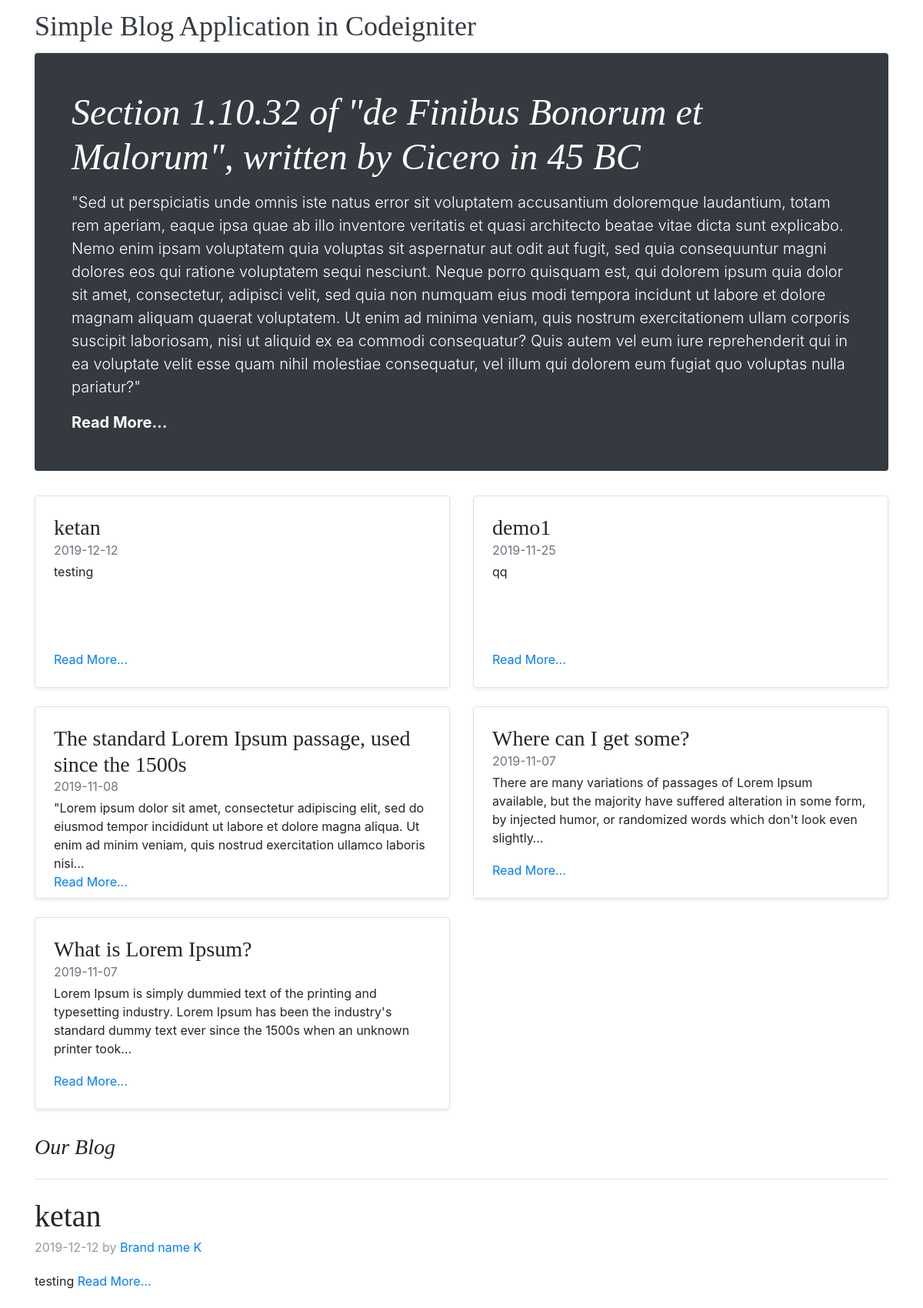
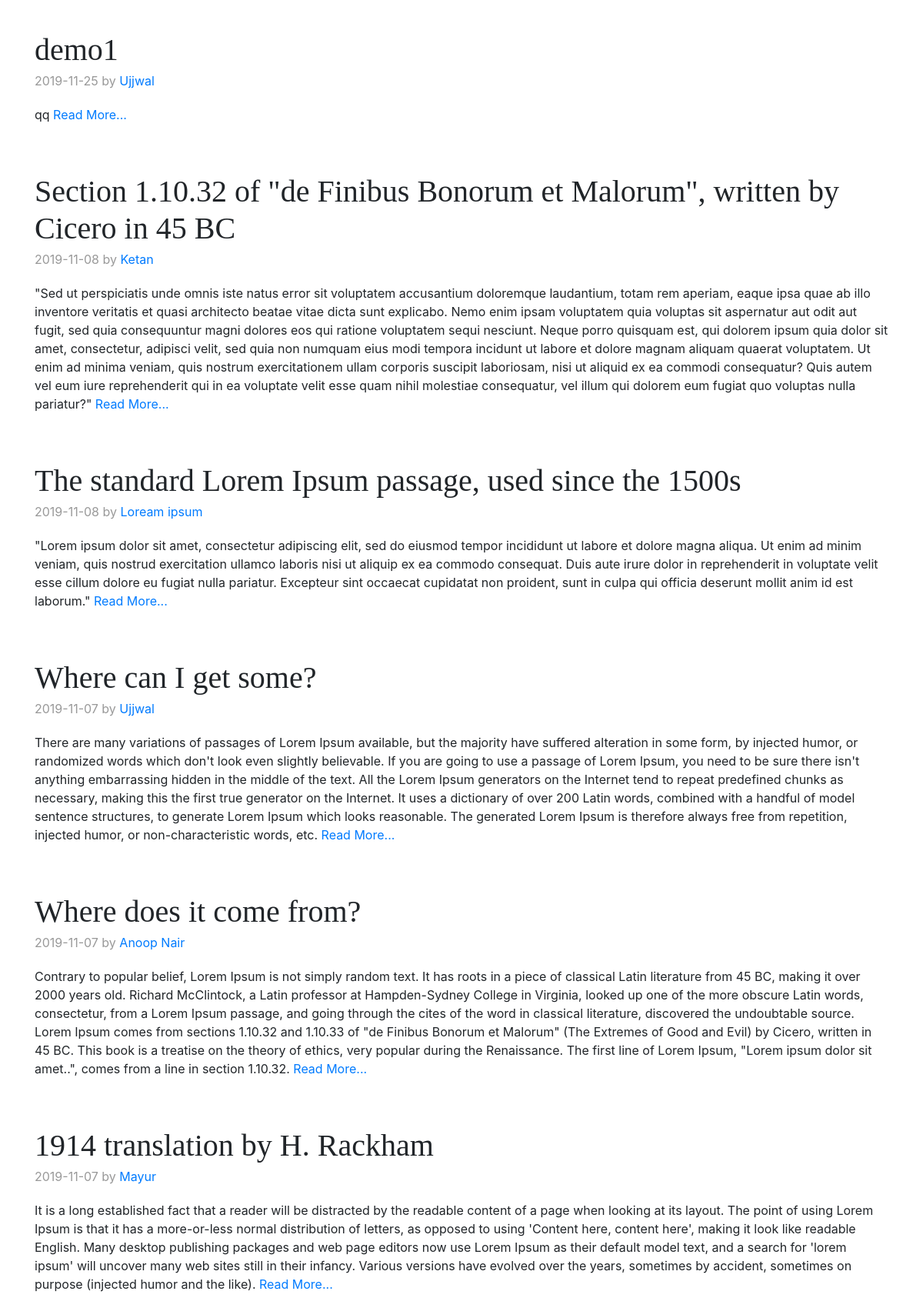
The page / (upper part) on the database its author committed (2 pictures, top to bottom).
### tables this page shows
CREATE TABLE IF NOT EXISTS `blogs` (
  `blog_id` int(11) NOT NULL AUTO_INCREMENT,
  `title` varchar(255) NOT NULL,
  `desc` text NOT NULL,
  `author` varchar(50) NOT NULL,
  `special` enum('promo','featured') NOT NULL,
  `created_at` date NOT NULL,
  PRIMARY KEY (`blog_id`)
);

### application/controllers/Home.php (called while the page is built, shortened)
<?php
class Home extends CI_Controller{
	public function index(){
		$this->load->model('Blog_model');
		$this->load->helper('text');
		$data = array();
		$allBlogs = $this->Blog_model->getAllBlogs();
		$FeaturedBlogs = $this->Blog_model->getFeaturedBlogs();
		$PromoBlog = $this->Blog_model->getPromoBlogs();
		$data['allBlogs'] = $allBlogs;
		$data['FeaturedBlogs'] = $FeaturedBlogs;
		$data['PromoBlog'] = $PromoBlog;
		$this->load->view('home',$data);
	}
}
?>

### index.php (called while the page is built, shortened)
<?php
require_once BASEPATH.'core/CodeIgniter.php';

### application/models/Blog_model.php (called while the page is built, shortened)
<?php
class Blog_model extends CI_Model{
	function getAllBlogs(){
		$this->db->order_by('blog_id','DESC');
		$blogs = $this->db->get('blogs')->result_array();
		return $blogs;
	}
	function getFeaturedBlogs(){
		$this->db->where('special','featured');
		$this->db->order_by('blog_id','DESC');
		$blogs = $this->db->get('blogs')->result_array();
		return $blogs;
	}
	function getPromoBlogs(){
		$this->db->where('special','promo');
		$this->db->order_by('blog_id','DESC');
		$this->db->limit(1);
		$blogs = $this->db->get('blogs')->row_array();
		return $blogs;
	}
}
?>

### application/views/home.php (the view, shortened to what this page needs)
<!doctype html>
<html lang="en">
  <head>
    <link rel="stylesheet" href="<?php echo base_url() ?>/assets/css/bootstrap.min.css">
    <link href="<?php echo base_url().'assets/css/blog.css' ?>" rel="stylesheet">
  </head>
  <body>
    <div class="container">
  <header class="blog-header py-3">
    <div class="row flex-nowrap justify-content-between align-items-center">
      <div class="col-12">
        <a class="blog-header-logo text-dark" href="#">Simple Blog Application in Codeigniter</a>
      </div>
    </div>
  </header>
  <div class="jumbotron p-4 p-md-5 text-white rounded bg-dark">
    <div class="col-md-12 px-0">
      <h1 class="display-4 font-italic"><?php echo $PromoBlog['title']; ?></h1>
      <p class="lead my-3"><?php echo $PromoBlog['desc']; ?></p>
      <p class="lead mb-0"><a href="<?php echo base_url().'home/blogDetail/'.$PromoBlog['blog_id']; ?>" class="text-white font-weight-bold">Read More...</a></p>
    </div>
  </div>
  <div class="row mb-2">
    <?php foreach($FeaturedBlogs as $featuredBlog){ ?>
    <div class="col-md-6">
      <div class="row no-gutters border rounded overflow-hidden flex-md-row mb-4 shadow-sm h-md-250 position-relative">
        <div class="col p-4 d-flex flex-column position-static">
          <h3 class="mb-0"><?php echo $featuredBlog['title']; ?></h3>
          <div class="mb-1 text-muted"><?php echo $featuredBlog['created_at']; ?></div>
          <p class="card-text mb-auto"><?php echo word_limiter($featuredBlog['desc'],30) ?></p>
          <a href="<?php echo base_url().'home/blogDetail/'.$featuredBlog['blog_id']; ?>" class="stretched-link">Read More...</a>
        </div>
      </div>
    </div>
    <?php } ?>
  </div>
</div>
<main role="main" class="container">
  <div class="row">
    <div class="col-md-12 blog-main">
      <h3 class="pb-4 mb-4 font-italic border-bottom">
        Our Blog
      </h3>
      <?php foreach($allBlogs as $allBlog){ ?>
      <div class="blog-post">
        <h2 class="blog-post-title"><?php echo $allBlog['title']; ?></h2>
        <p class="blog-post-meta"><?php echo $allBlog['created_at']; ?> by <a href="#"><?php echo $allBlog['author']; ?></a></p>
        <?php echo $allBlog['desc']; ?>
        <a href="<?php echo base_url().'home/blogDetail/'.$featuredBlog['blog_id']; ?>" class="stretched-link">Read More...</a>
      </div>
      <?php } ?>
    </div>
  </div>
</main>
</body>
</html>

### assets/css/blog.css (style rules this page uses)
.blog-header { line-height: 1; border-bottom: 1px solid #e5e5e5; }
.blog-header-logo { font-family: "Playfair Display", Georgia, "Times New Roman", serif; font-size: 2.25rem; }
h1, h2, h3, h4, h5, h6 { font-family: "Playfair Display", Georgia, "Times New Roman", serif; }
.display-4 { font-size: 2.5rem; }
@media (min-width: 768px) { .display-4 { font-size: 3rem; } }
@media (min-width: 768px) { .h-md-250 { height: 250px; } }
.blog-post { margin-bottom: 4rem; }
.blog-post-title { margin-bottom: .25rem; font-size: 2.5rem; }
.blog-post-meta { margin-bottom: 1.25rem; color: #999; }

### rows shown on the page
blogs: title "Section 1.10.32 of \"de Finibus Bonorum et Malorum\", written by Cicero in 45 BC", desc "\"Sed ut perspiciatis unde omnis iste natus error sit voluptatem accusantium doloremque laudantium, totam rem aperiam, eaque ipsa quae ab illo inventore veritatis et quasi architecto beatae vitae dicta sunt explicabo. Nemo enim ipsam voluptatem quia voluptas sit aspernatur aut odit aut fugit, sed quia consequuntur magni dolores eos qui ratione voluptatem sequi nesciunt. Neque porro quisquam est, qui dolorem ipsum quia dolor sit amet, consectetur, adipisci velit, sed quia non numquam eius modi tempora incidunt ut labore et dolore magnam aliquam quaerat voluptatem. Ut enim ad minima veniam, quis nostrum exercitationem ullam corporis suscipit laboriosam, nisi ut aliquid ex ea commodi…", created_at "2019-11-08", author "Ketan"
blogs: title "ketan", created_at "2019-12-12", desc "testing", author "Brand name K"
blogs: title "demo1", created_at "2019-11-25", desc "qq", author "Ujjwal"
blogs: title "The standard Lorem Ipsum passage, used since the 1500s", created_at "2019-11-08", desc "\"Lorem ipsum dolor sit amet, consectetur adipiscing elit, sed do eiusmod tempor incididunt ut labore et dolore magna aliqua. Ut enim ad minim veniam, quis nostrud exercitation ullamco laboris nisi…", author "Loream ipsum", desc "\"Lorem ipsum dolor sit amet, consectetur adipiscing elit, sed do eiusmod tempor incididunt ut labore et dolore magna aliqua. Ut enim ad minim veniam, quis nostrud exercitation ullamco laboris nisi ut aliquip ex ea commodo consequat. Duis aute irure dolor in reprehenderit in voluptate velit esse cillum dolore eu fugiat nulla pariatur. Excepteur sint occaecat cupidatat non proident, sunt in culpa qui officia deserunt mollit anim id est laborum.\""
blogs: title "Where can I get some?", created_at "2019-11-07", desc "There are many variations of passages of Lorem Ipsum available, but the majority have suffered alteration in some form, by injected humor, or randomized words which don't look even slightly…", author "Ujjwal", desc "There are many variations of passages of Lorem Ipsum available, but the majority have suffered alteration in some form, by injected humor, or randomized words which don't look even slightly believable. If you are going to use a passage of Lorem Ipsum, you need to be sure there isn't anything embarrassing hidden in the middle of the text. All the Lorem Ipsum generators on the Internet tend to repeat predefined chunks as necessary, making this the first true generator on the Internet. It uses a dictionary of over 200 Latin words, combined with a handful of model sentence structures, to generate Lorem Ipsum which looks reasonable. The generated Lorem Ipsum is therefore always free from…"
blogs: title "What is Lorem Ipsum?", created_at "2019-11-07", desc "Lorem Ipsum is simply dummied text of the printing and typesetting industry. Lorem Ipsum has been the industry's standard dummy text ever since the 1500s when an unknown printer took…"
blogs: title "Where does it come from?", created_at "2019-11-07", author "Anoop Nair", desc "Contrary to popular belief, Lorem Ipsum is not simply random text. It has roots in a piece of classical Latin literature from 45 BC, making it over 2000 years old. Richard McClintock, a Latin professor at Hampden-Sydney College in Virginia, looked up one of the more obscure Latin words, consectetur, from a Lorem Ipsum passage, and going through the cites of the word in classical literature, discovered the undoubtable source. Lorem Ipsum comes from sections 1.10.32 and 1.10.33 of \"de Finibus Bonorum et Malorum\" (The Extremes of Good and Evil) by Cicero, written in 45 BC. This book is a treatise on the theory of ethics, very popular during the Renaissance. The first line of Lorem Ipsum,…"
blogs: title "1914 translation by H. Rackham", created_at "2019-11-07", author "Mayur", desc "It is a long established fact that a reader will be distracted by the readable content of a page when looking at its layout. The point of using Lorem Ipsum is that it has a more-or-less normal distribution of letters, as opposed to using 'Content here, content here', making it look like readable English. Many desktop publishing packages and web page editors now use Lorem Ipsum as their default model text, and a search for 'lorem ipsum' will uncover many web sites still in their infancy. Various versions have evolved over the years, sometimes by accident, sometimes on purpose (injected humor and the like)."
